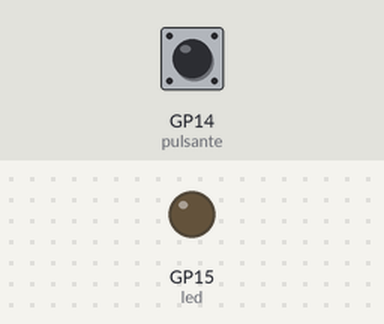
The program below on a simulated Raspberry Pi Pico running MicroPython. On the bench: output pins drawn as LEDs (lit = HIGH). The inputs (shaded band) are chosen by the test bench; at power-on: GP14 (pulsante) LOW.

Above: at 1.2 s.
1.3 s: GP14 (pulsante) pulled HIGH for 0.15 s
At 1.4 s:
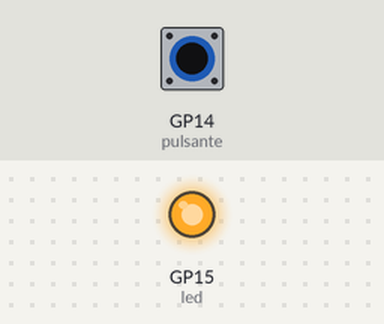
3.0 s: GP14 (pulsante) pulled HIGH for 3.2 s
At 7.1 s:
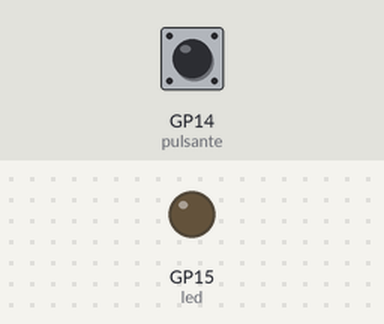
Timing chart, 0 to 8.6 s (numbered marks = the images above; inputs shaded):
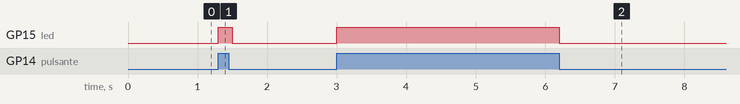

Measured:
- after the input at 1.3 s, GP15 (led): LOW → HIGH at once, → LOW 0.20 s later
- after the input at 3.0 s, GP15 (led): LOW → HIGH at once, → LOW 3.2 s later

The program:

video1.py
```python
import machine
import utime

led = machine.Pin(15, machine.Pin.OUT)
pulsante = machine.Pin(14, machine.Pin.IN, machine.Pin.PULL_DOWN)

while True:
    lp = pulsante.value()
    if lp == 1:
        led.value(1)
    else:
       led.value(0)

    utime.sleep(0.1)

                       
```
